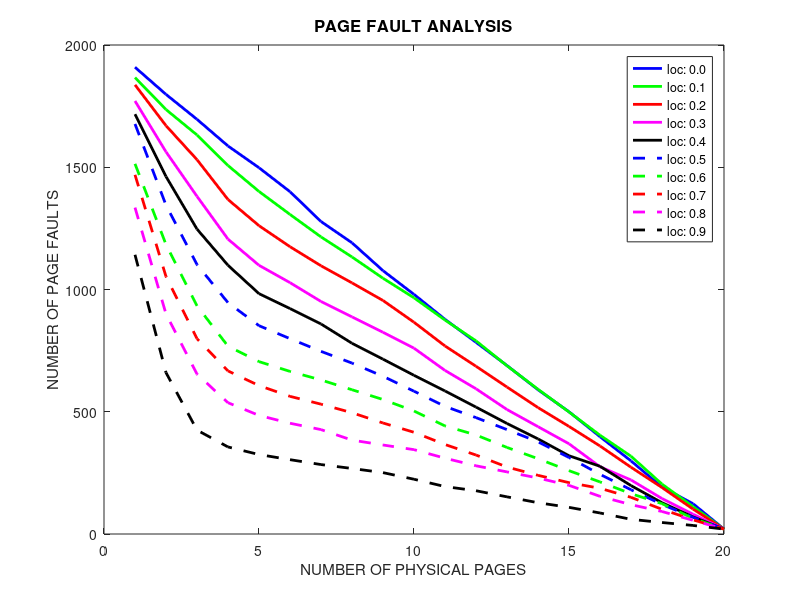

This figure's MATLAB source:
% ------------------------------------------------------------------%
% PAGING simulation program
%
%
% nested loop structure:
% outer loop -- varies locality parameter from 0 to 0.9
% inner loop -- varies number of physical pages from 1 to nlogical 
%
% main program calls:
% function generate_page_ref to generate page reference requence
%   (called from outer loop)
%
% function page_faults to count number of page faults
%   (called from inner loop)
%
function PAGING()
%
global page_ref             % page reference sequence  
rcnt = 2000;                % number of page references simulated
page_ref = zeros(1,rcnt);   % array to hold the page reference 
                            % sequence
%
nlogical = 20;              % number of logical pages
nlocal = 6;                 % page range of program locality 
%
locality = [0:9]*0.1;       % ten values of locality parameter
%                           % = probability of making local reference
%
result = zeros(1,nlogical); % number of physical pages is varied 
%                           % from 1 to nlogical (in inner loop)
%
colors = 'bgrmkbgrmk';      % choice of colors for the plot
%
for j = 1 : 10
    % outer loop -- locality parameter: 0 to 0.9 (see above)
    %
    % generate page reference string with given locality parameter
    generate_page_ref(nlogical, nlocal, locality(j));
    %
    for nphysical = 1 : nlogical
        % inner loop -- physical pages from 1 to nlogical
        %
        % calculate number of page faults
        result(nphysical) = page_faults( nphysical );
    end;
    %
    linestyle = colors(j);                  % first five lines solid
    if j > 5 
        linestyle = [ colors(j) '--' ];     %  next five lines dashed
    end;
    plot([1:nlogical], result, linestyle,'LineWidth',2);
    hold on;
    %
end
%
% some decoration for the plot!
%
legend('loc: 0.0', 'loc: 0.1', 'loc: 0.2', 'loc: 0.3', 'loc: 0.4', ...
       'loc: 0.5', 'loc: 0.6', 'loc: 0.7', 'loc: 0.8', 'loc: 0.9' );
xlabel('NUMBER OF PHYSICAL PAGES');
ylabel('NUMBER OF PAGE FAULTS');
title ('PAGE FAULT ANALYSIS','fontsize',12);
%
end
%
% ------------------------------------------------------------------%
%
% Function to generate page references with given parameters
%
function generate_page_ref( nlogical, nlocal, locality )
%
% nlogical - number of logical pages
% nlocal   - page range of program locality 
% locality - locality parameter (= probablility of making local reference)
%            (note: main program uses an array of 10 locality values)
%
global page_ref                         % page reference string to generate
%
tmp = size(page_ref);
ref_cnt = tmp(2);
%
% create the first nlocal references
page_ref(1:nlocal) = floor(rand(1,nlocal)*nlogical);
%
% now create the remaining references 
%
% each reference generated is either local or general:
%   local -- uniformly distributed over the last nlocal references
%   general -- uniformly distributed over all nlogical pages
%
% probability of generating local reference = locality 
%
for k = nlocal+1 : ref_cnt
    local = rand() > 1-locality;                % boooean flag for local reference   
    if local
        back_ref = floor(rand()*nlocal);        % within the last nlocal references
        page_ref(k) = page_ref(k-back_ref);     %   > that is, local reference
    else
        page_ref(k) = floor(rand()*nlogical);   % general reference, that is >
                                                % anywhere in logical address space
    end
end
end
%
% ------------------------------------------------------------------%
%
% Function to simulate page faults in virtual memory
% LRU algorithn is applied 
%
function npf = page_faults( nphysical )
%
% nphysical - number of physical pages
%
npf = 0;            % number of page faults
%
global page_ref     % page reference sequence 
%
tmp = size(page_ref);
ref_cnt = tmp(2);
%
inmem = zeros(1,nphysical)-1;   % initialize to -1
%
for ref = 1 : ref_cnt
    %
    % check if referred page is in memory
    %
    found = find( inmem==page_ref(ref), 1 );
    %
    if isempty(found)
        %
        % referred page not in memory > page fault
        % - remove LRU page and add referred page
        % - note: LRU page is at index 1 (tail of list)
        %
        inmem = [ inmem(2:nphysical) page_ref(ref) ];
        npf = npf + 1;
    else
        %
        % referred page in memory > no page fault  
        % - re-sort list as per LRU order 
        % - take referred page to index nphysical (head of list)
        inmem = [ inmem(1:found-1) inmem(found+1:nphysical) inmem(found) ];
    end;
end;
end
% ------------------------------------------------------------------%
%
%